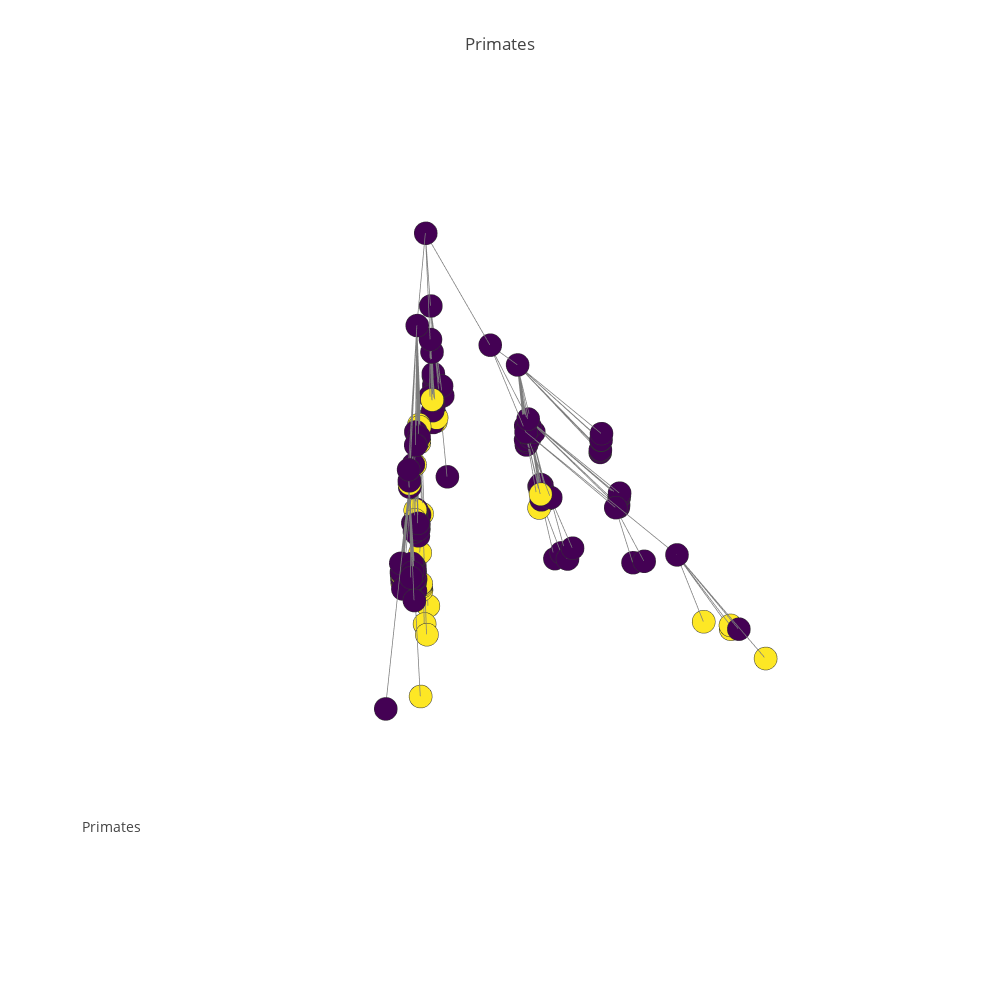

This figure's notebook cell:
### Code cell
#pgp.plot_data
pgp.render_plot()
#pgp.render_plot(publish=True, filename="Mammals")

### Figure 1 — Plotly figure (JSON) as saved in the notebook; plotly's stock layout.template omitted (floating-point values rounded to 4 significant figures; data arrays with more than 128 entries replaced by an {"elided": "..."} marker saying what was removed)
{"data": [{"hoverinfo": "none", "line": {"color": "rgb(125,125,125)", "width": 1}, "mode": "lines", "opacity": 0.6, "type": "scatter3d", "uid": "0e00f094-c413-11e8-8cdb-f45c89a09993", "x": {"elided": "498 float values"}, "y": {"elided": "498 float values"}, "z": {"elided": "498 float values"}}, {"hoverinfo": "none", "line": {"color": "rgb(125,125,125)", "width": 1.5}, "mode": "lines", "opacity": 1, "type": "scatter3d", "uid": "0e00f30a-c413-11e8-a847-f45c89a09993", "x": {"elided": "498 float values"}, "y": {"elided": "498 float values"}, "z": {"elided": "498 float values"}}, {"hoverinfo": "skip", "marker": {"color": {"elided": "166 int values"}, "colorscale": "Viridis", "opacity": 0.4, "size": 6, "symbol": "circle"}, "mode": "markers", "name": "actors", "type": "scatter3d", "uid": "0e00f4c2-c413-11e8-a2b8-f45c89a09993", "x": {"elided": "166 float values"}, "y": {"elided": "166 float values"}, "z": {"elided": "166 float values"}}, {"hoverinfo": "text", "marker": {"color": {"elided": "166 int values"}, "colorscale": "Viridis", "line": {"color": "rgb(50,50,50)", "width": 0.5}, "size": 8, "symbol": "circle"}, "mode": "markers", "name": "actors", "text": {"elided": "166 str values"}, "type": "scatter3d", "uid": "0e00f678-c413-11e8-876b-f45c89a09993", "x": {"elided": "166 float values"}, "y": {"elided": "166 float values"}, "z": {"elided": "166 float values"}}], "layout": {"annotations": [{"font": {"size": 14}, "showarrow": false, "text": "Primates", "x": 0, "xanchor": "left", "xref": "paper", "y": 0.1, "yanchor": "bottom", "yref": "paper"}], "height": 1000, "hovermode": "closest", "margin": {"t": 100}, "scene": {"xaxis": {"showbackground": false, "showgrid": false, "showline": false, "showticklabels": false, "title": "", "zeroline": false}, "yaxis": {"showbackground": false, "showgrid": false, "showline": false, "showticklabels": false, "title": "", "zeroline": false}, "zaxis": {"showbackground": false, "showgrid": false, "showline": false, "showticklabels": false, "title": "", "zeroline": false}}, "showlegend": false, "title": "Primates", "width": 1000}}
